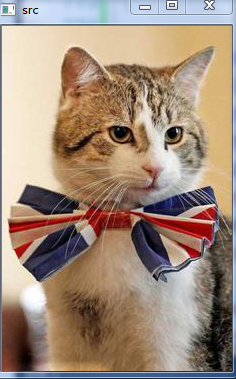
//> input picture al-about/draw_histogram/cat.jpeg, 236 x 379 px
$ ./main   (built with g++ and OpenCV 4)
//> lines starting //> are read from the running program, lines starting //| are printed output that depends on the picture
#include "opencv2/video/tracking.hpp"
#include "opencv2/highgui/highgui.hpp"
#include <stdio.h>
using namespace cv;
using namespace std;


int main()
{
	Mat image1 = imread("cat.jpeg",0);
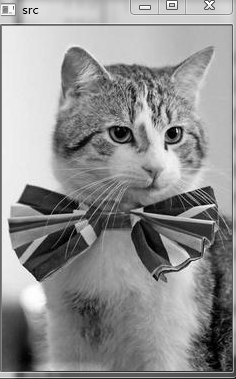
//> image1: 379 rows x 236 cols, CV_8UC1; min 0, max 255, mean 145.8
	Mat hsv1, histogram1;

	int channel[] = {0};
	int hist_size[] = {256};
	float range[] = {0, 256};
	const float* ranges[] = {range};
	cv::calcHist(&image1, 1, channel, cv::Mat(), histogram1, 1, hist_size, ranges, true, false);
//> histogram1 = 256 values, max 1336 at index 236, min 21 at index 244, mean 349.4

	double histogram_max1;
	minMaxLoc(histogram1, 0, &histogram_max1, 0, 0);
//> histogram_max1 = 1336
	int scale = 2, hist_height = 256;
	Mat hist_img1 = Mat::zeros(hist_height, 256 * scale, CV_8UC3);
	for(int m=0; m<256; m++)
	{
		float bin_val = histogram1.at<float>(m);
		int intensity = cvRound(bin_val * hist_height / histogram_max1);
		rectangle(hist_img1, Point(m*scale, hist_height-1), Point((m+1)*scale-1, hist_height-intensity), CV_RGB(255,25,255));
	}
//> this loop made 256 passes
//> (bin_val, intensity) on passes 1 to 3: (45, 9), (115, 22), (88, 17)
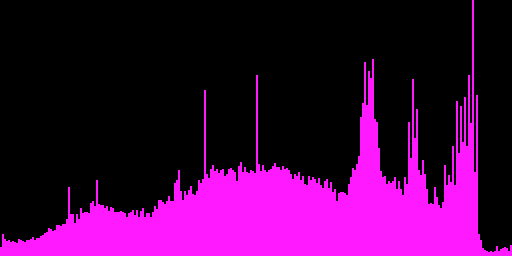
//> hist_img1: 256 rows x 512 cols, CV_8UC3; mean B, G, R 66.7, 6.5, 66.7
	imshow("image", image1);
	imshow("hist1", hist_img1);
	waitKey(0);

	return 0;
}
